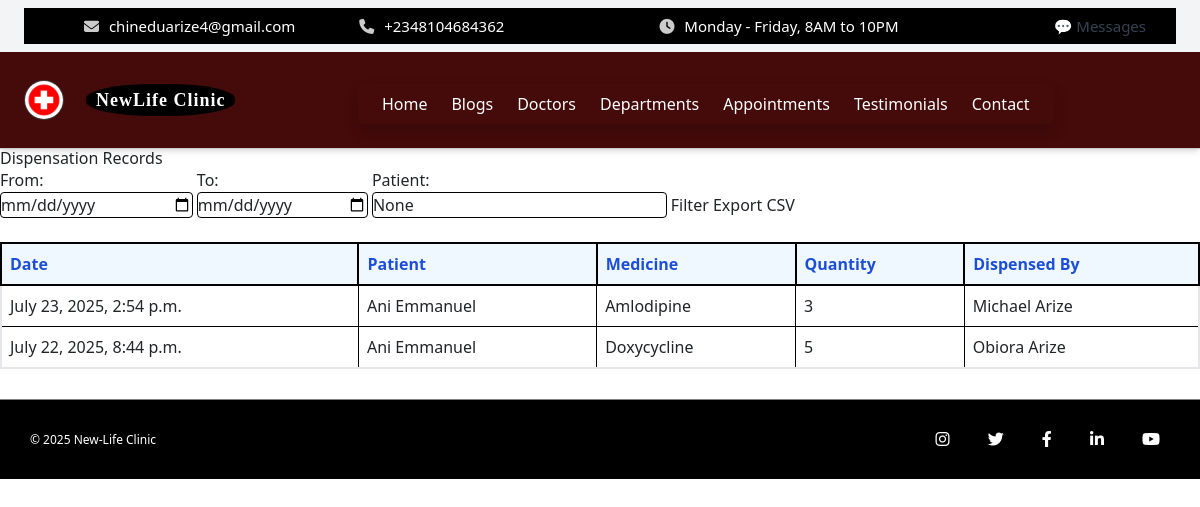
The page /pharmacist/dispensations/ on the database its author committed.
### core/models.py (models this page shows, shortened)
class HeaderSettings(models.Model):
    hospital_name = models.CharField(max_length=100, default='My Hospital')
    logo = models.ImageField(upload_to='logos/', blank=True, null=True)
    menu_1 = models.CharField(max_length=50, default='Home')
    menu_2 = models.CharField(max_length=50, default='Services')
    menu_3 = models.CharField(max_length=50, default='Doctors')
    menu_4 = models.CharField(max_length=50, default='Departments')
    menu_5 = models.CharField(max_length=50, default='Appointments')
    menu_6 = models.CharField(max_length=50, default='About')
    menu_7 = models.CharField(max_length=50, default='Contact')
    email = models.EmailField(blank=True)
    phone = models.CharField(max_length=20, blank=True)
    working_hours = models.CharField(max_length=100, default="Monday - Friday, 8AM to 10PM")

class User(AbstractUser):
    ROLE_CHOICES = [
        ('admin', 'Admin'),
        ('doctor', 'Doctor'),
        ('nurse', 'Nurse'),
        ('receptionist', 'Receptionist'),
        ('pharmacist', 'Pharmacist'),
        ('labtech', 'Lab Technician'),
        ('patient', 'Patient'),
        ('cashier', 'Cashier'),
    ]
    role = models.CharField(max_length=20, choices=ROLE_CHOICES)
    def get_full_name(self):
        full_name = f"{self.first_name} {self.last_name}".strip()
        return full_name if full_name else self.username

class FooterSettings(models.Model):
    copyright_text = models.CharField(max_length=255, default="© 2025 New-Life Clinic")
    instagram_url = models.URLField(blank=True, null=True)
    twitter_url = models.URLField(blank=True, null=True)
    facebook_url = models.URLField(blank=True, null=True)
    linkedin_url = models.URLField(blank=True, null=True)
    youtube_url = models.URLField(blank=True, null=True)

### pharmacist_panel/models.py (models this page shows, shortened)
class DispensationRecord(models.Model):
    date = models.DateTimeField(default=timezone.now)  # Default timestamp
    patient_name = models.CharField(max_length=255)    # Patient's name
    medicine = models.ForeignKey('Medicine', on_delete=models.CASCADE)  # Link to medicine
    quantity = models.PositiveIntegerField()            # Dispensed quantity
    dispensed_by = models.ForeignKey(                   # Link to user
        settings.AUTH_USER_MODEL,
        on_delete=models.SET_NULL,
        null=True
    )

class Medicine(models.Model):
    CATEGORY_CHOICES = [
        ('Antibiotic', 'Antibiotic'),
        ('Painkiller', 'Painkiller'),
        ('Antiseptic', 'Antiseptic'),
        ('Supplement', 'Supplement'),
    ]
    name = models.CharField(max_length=255)
    stock = models.PositiveIntegerField()
    batch_number = models.CharField(max_length=50)
    expiry_date = models.DateField()
    created_at = models.DateTimeField(auto_now_add=True)
    description = models.TextField(blank=True)
    category = models.CharField(max_length=50, choices=CATEGORY_CHOICES, null=True, blank=True)

### pharmacist_panel/views.py (the view)
# urls.py: path('dispensations/', views.dispensation_records, name='dispensation_records'),
def dispensation_records(request):
    query = DispensationRecord.objects.all().order_by('-date')
    start_date = request.GET.get('start_date')
    end_date = request.GET.get('end_date')
    patient_name = request.GET.get('patient')
    if start_date:
        query = query.filter(date__date__gte=start_date)
    if end_date:
        query = query.filter(date__date__lte=end_date)
    if patient_name:
        query = query.filter(patient_name__icontains=patient_name)
    return render(request, 'pharmacist_panel/dispensation_records.html', {
        'records': query,
        'start_date': start_date,
        'end_date': end_date,
        'patient_name': patient_name
    })

### core/context_processors.py (called while the page is built)
def header_settings(request):
    try:
        settings = HeaderSettings.objects.first()
    except HeaderSettings.DoesNotExist:
        settings = None
    return {'header_settings': settings}

def footer_settings(request):
    footer = FooterSettings.objects.first()
    return {'footer_settings': footer}

def appointment_form_processor(request):
    return {
        'footer_appointment_form': AppointmentForm()
    }

def unread_message_context(request):
    context = {}
    if request.user.is_authenticated:
        unread_messages = Message.objects.filter(recipient=request.user, is_read=False)
        context['unread_count'] = unread_messages.count()
        context['unread_messages'] = unread_messages[:5]
    else:
        context['unread_count'] = 0
    unread_enquiries = Enquiry.objects.filter(is_read=False)
    context['unread_enquiry_count'] = unread_enquiries.count()
    context['unread_enquiries'] = unread_enquiries[:5]
    context['total_unread_count'] = context['unread_count'] + context['unread_enquiry_count']
    return context

def footer_form(request):
    return {
        'footer_appointment_form': AppointmentForm()
    }

### pharmacist_panel/templates/pharmacist_panel/dispensation_records.html
{% extends 'core/base.html' %}
{% block content %}
<h2>Dispensation Records</h2>
<form method="get" class="mb-4">
    <label>From: <input type="date" name="start_date" value="{{ start_date }}"></label>
    <label>To: <input type="date" name="end_date" value="{{ end_date }}"></label>
    <label>Patient: <input type="text" name="patient" value="{{ patient_name }}"></label>
    <button type="submit">Filter</button>
    <a href="{% url 'pharmacist_panel:export_dispensation_csv' %}" class="button">Export CSV</a>
</form>
<table border="1" cellpadding="6">
    <thead>
        <tr>
            <th>Date</th>
            <th>Patient</th>
            <th>Medicine</th>
            <th>Quantity</th>
            <th>Dispensed By</th>
        </tr>
    </thead>
    <tbody>
        {% for record in records %}
            <tr>
                <td>{{ record.date }}</td>
                <td>{{ record.patient_name }}</td>
                <td>{{ record.medicine.name }}</td>
                <td>{{ record.quantity }}</td>
                <td>{{ record.dispensed_by.get_full_name }}</td>
            </tr>
        {% empty %}
            <tr><td colspan="5" style="text-align:center;">No records found.</td></tr>
        {% endfor %}
    </tbody>
</table>
{% endblock %}

### core/templates/core/base.html (shortened to what this page needs)
<!DOCTYPE html>
<html lang="en" class="dark">
{% load static %}
{% load widget_tweaks %}
<head>
  <link rel="stylesheet" href="{% static 'core/css/style.css' %}">
  <script src="https://cdn.tailwindcss.com"></script>
  <link rel="stylesheet" href="https://cdnjs.cloudflare.com/ajax/libs/font-awesome/6.4.0/css/all.min.css">
  <link href="https://cdn.jsdelivr.net/npm/bootstrap@5.3.0/dist/css/bootstrap.min.css" rel="stylesheet">
</head>
<body>
  <div class="fixed-header bg-gray-100 px-4 py-2 text-sm">
  <div class="topbar flex flex-wrap items-center justify-between gap-4 sm:gap-0">
    <div class="topbar-left flex flex-col sm:flex-row items-start sm:items-center gap-1 sm:gap-4 flex-wrap text-center sm:text-left">
      {% if header_settings.email %}
        <span><i class="fas fa-envelope"></i> {{ header_settings.email }}</span>
      {% endif %}
      {% if header_settings.phone %}
        <span><i class="fas fa-phone"></i> {{ header_settings.phone }}</span>
      {% endif %}
    </div>
    <div class="topbar-right flex flex-col sm:flex-row items-start sm:items-center gap-1 sm:gap-4 flex-wrap text-center sm:text-left">
      {% if header_settings.working_hours %}
        <span><i class="fas fa-clock"></i> {{ header_settings.working_hours }}</span>
      {% endif %}
    </div>
    <a href="{% url 'admin_panel:inbox' %}" class="relative text-gray-700 no-print whitespace-nowrap">
      💬 Messages
    </a>
  </div>
</div>
    <header class="header-bar flex items-center justify-between flex-wrap bg-red-950 p-4 shadow-md w-full gap-4 sm:gap-0">
  <div class="logo-title flex items-center space-x-3 flex-shrink-0">
    {% if header_settings.logo %}
      <img src="{{ header_settings.logo.url }}" alt="Logo" class="logo-img h-10 w-10 object-cover">
    {% else %}
      <img src="{% static 'core/img/default_logo.png' %}" alt="Default Logo" class="logo-img h-10 w-10 object-cover">
    {% endif %}
    <span class="hospital-name font-bold text-lg leading-tight text-white">
      <span class="block">{{ header_settings.hospital_name_line1|default:"NewLife Clinic" }}</span>
    </span>
  </div>
  <div class="relative flex-1 flex justify-center sm:justify-center">
    <nav id="menu-content" class="hidden sm:flex absolute sm:static top-full mt-2 sm:mt-0 bg-red-800 sm:bg-transparent shadow sm:shadow-none rounded px-4 py-2 sm:p-0 sm:rounded-none z-50 overflow-x-auto whitespace-nowrap space-x-4 sm:space-x-6">
      <a href="{% url 'landing_page' %}" class="text-white hover:text-blue-400">Home</a>
      <a href="{% url 'blogs' %}" class="text-white hover:text-blue-400">Blogs</a>
      <a href="{% url 'doctors' %}" class="text-white hover:text-blue-400">Doctors</a>
      <a href="{% url 'departments' %}" class="text-white hover:text-blue-400">Departments</a>
      <a href="{% url 'appointment' %}" class="text-white hover:text-blue-400">Appointments</a>
      <a href="{% url 'testimonials' %}" class="text-white hover:text-blue-400">Testimonials</a>
      <a href="{% url 'contact' %}" class="text-white hover:text-blue-400">Contact</a>
    </nav>
  </div>
</header>
  <main>
    {% block content %}{% endblock %}
  </main>
  {% block footer %}
<div class="bottom-footer" style="min-height: 80px; margin-bottom: 20px;">
  <div class="bottom-footer-content" style="display: flex; justify-content: space-between; align-items: center; height: 100%;">
    <div class="left">
      <p>{{ footer_settings.copyright_text|default:"© 2025 New-Life Clinic" }}</p>
    </div>
    <div class="right social-icons">
      {% if footer_settings.instagram_url %}
        <a href="{{ footer_settings.instagram_url }}" target="_blank"><i class="fab fa-instagram"></i></a>
      {% endif %}
      {% if footer_settings.twitter_url %}
        <a href="{{ footer_settings.twitter_url }}" target="_blank"><i class="fab fa-twitter"></i></a>
      {% endif %}
      {% if footer_settings.facebook_url %}
        <a href="{{ footer_settings.facebook_url }}" target="_blank"><i class="fab fa-facebook-f"></i></a>
      {% endif %}
      {% if footer_settings.linkedin_url %}
        <a href="{{ footer_settings.linkedin_url }}" target="_blank"><i class="fab fa-linkedin-in"></i></a>
      {% endif %}
      {% if footer_settings.youtube_url %}
        <a href="{{ footer_settings.youtube_url }}" target="_blank"><i class="fab fa-youtube"></i></a>
      {% endif %}
    </div>
  </div>
</div>
  {% endblock %}
</body>
</html>

### core/static/core/css/style.css (style rules this page uses)
body { font-family: Arial, sans-serif; background-color: #f9fafc; color: #333; }
html { scroll-behavior: smooth; }
.header-bar { display: flex; align-items: center; justify-content: space-between; background: white; padding: 15px 30px; border-bottom: 1px solid #ccc; }
.logo-title { display: flex; align-items: center; }
.logo-img { height: 65px; margin-right: 10px; border-radius: 50%; border: 1px solid rgb(61, 60, 60); }
.hospital-name { display: inline-block; background: black; padding: 5px 10px; color: white; font-family: 'Playfair Display', serif; border-radius: 45%; font-weight: 700; letter-spacing: 1px; line-height:1.0; margin-left: 10px; }
.topbar { background-color: #000; color: white; display: flex; justify-content: space-between; padding: 8px 30px; font-size: 15px; font-family: 'Segoe UI', Tahoma, Geneva, Verdana, sans-serif; }
.topbar-left span, .topbar-right span { margin-right: 30px; }
.topbar-left span { margin-left: 30px; }
.topbar i { margin-right: 6px; color: #ccc; }
.bottom-footer { width: 100%; height: 15px; background-color: black; border-top: 1px solid grey; color: white; font-size: 12px; padding: 15px 30px; box-sizing: border-box; margin-top: 30px; }
.bottom-footer-content { display: flex; justify-content: space-between; align-items: center; }
.bottom-footer .social-icons a { color: white; margin-left: 15px; font-size: 14px; transition: color 0.3s; }
.social-icons i { color: white; font-size: 16px; margin: 0 10px; transition: color 0.3s ease; }
.social-icons a { text-decoration: none; }
table { border: 2px solid black; border-collapse: collapse; width: 100%; }
table thead th { background-color: #f0f8ff; color: #1D4ED8; border: 2px solid black; padding: 8px; text-align: left; transition: background-color 0.3s ease; }
table tbody td { border: 1px solid #000; padding: 8px; }
input, select, textarea { width: 100%; border: 1px solid black; border-radius: 4px; padding: 0.5rem 0.75rem; box-sizing: border-box; }

### rows shown on the page
HeaderSettings: email "chineduarize4@gmail.com", phone "+2348104684362", working_hours "Monday - Friday, 8AM to 10PM", logo (picture)
DispensationRecord: date "July 23, 2025, 2:54 p.m.", patient_name "Ani Emmanuel", medicine.name "Amlodipine", quantity "3", dispensed_by.get_full_name "Michael Arize"
DispensationRecord: date "July 22, 2025, 8:44 p.m.", patient_name "Ani Emmanuel", medicine.name "Doxycycline", quantity "5", dispensed_by.get_full_name "Obiora Arize"
FooterSettings: copyright_text "© 2025 New-Life Clinic"

### other values the page prints
{{ header_settings.hospital_name_line1|default:"NewLife Clinic" }} "NewLife Clinic"
